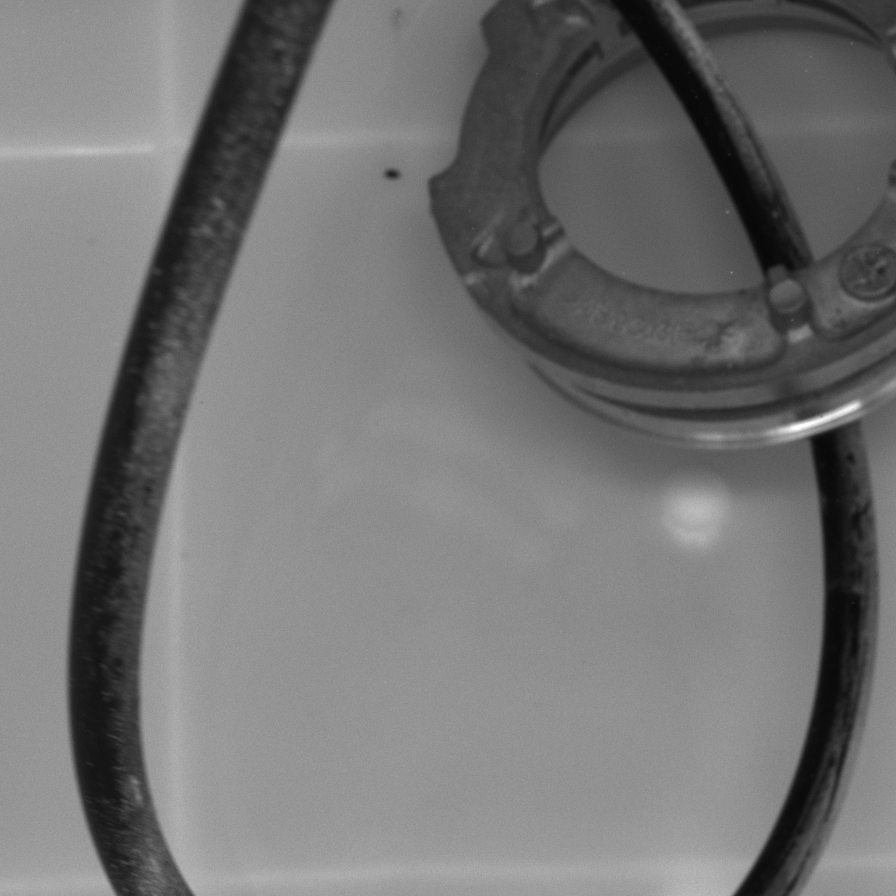
//> input picture opencv/basic/test1.bmp, 896 x 896 px
$ ./mix-seal2caffe test1.bmp   (built with g++ and OpenCV 4)
//> lines starting //> are read from the running program, lines starting //| are printed output that depends on the picture
### opencv/basic/mycode.hpp
#ifndef MY_CODE_HPP__
#define MY_CODE_HPP__

#include "opencv2/opencv.hpp"
#include <opencv2/highgui.hpp>
#include <opencv2/imgproc.hpp>

using namespace std;
using namespace cv;

void Copy(const float* data_src, Mat& img_dst);
void Copy(const Mat& img_src, float* data_dst);
void Copy(const uchar * data_src, Mat& img_dst);
void Copy(const Mat& img_src, uchar* data_dst);
void Copy(const Mat& src, Mat& dst, const Mat& mask, int offsetx, int offsety);
double CosineSimilarity(Mat mVec1, Mat  mVec2);

#endif

### opencv/basic/mix-seal2caffe.cpp
#include "mycode.hpp"

int main(int argc, char **argv)
{
	Mat src = imread(argv[1], IMREAD_COLOR);
//> src is the input picture: 896 rows x 896 cols, CV_8UC3; min 7, max 255, mean 116
	if( !src.data ) { cout << "read img error" << endl; return -1; }
	imshow("原始图片", src);

	//从源图的中心点进行旋转,然后得到外接矩形图像
	Point2f center;
	center.x = src.cols/2;
//> center = Point(448, 0)
	center.y = src.rows/2;
//> center = Point(448, 448)

	//旋转角度随机
	RNG rngAngle((unsigned)time(NULL));
	int angle = rngAngle.uniform(0, 360);

	//旋转矩形的大小
	Size2f size;
	size.width = src.cols;
//> size = Size(896, 0)
	size.height = src.rows;
//> size = Size(896, 896)

	//得到旋转矩形brect
	RotatedRect brect = RotatedRect(center, size, angle);

	//得到旋转矩形的外接矩形
	Rect box = brect.boundingRect();
//> box = Rect(-107, -107, 1111, 1111)

	//进行图片仿射,仿射的中心点为源图片的中心，角度与旋转角度一样，大小与旋转矩形的外接矩形一致，即或者外接矩形区域的图片
	Scalar border = CV_RGB(128, 128, 128);
	Mat img2;
	Mat rot = getRotationMatrix2D(center, angle, 1.0);

	//旋转后的外接矩形大小与原始图片大小不一致，调整rot参数以使得新的图片完全包含了源图片所有像素
	rot.at<double>(0,2) += box.width/2.0 - center.x;
	rot.at<double>(1,2) += box.height/2.0 - center.y;
	warpAffine(src, img2, rot, box.size(), INTER_LINEAR, 0, border);
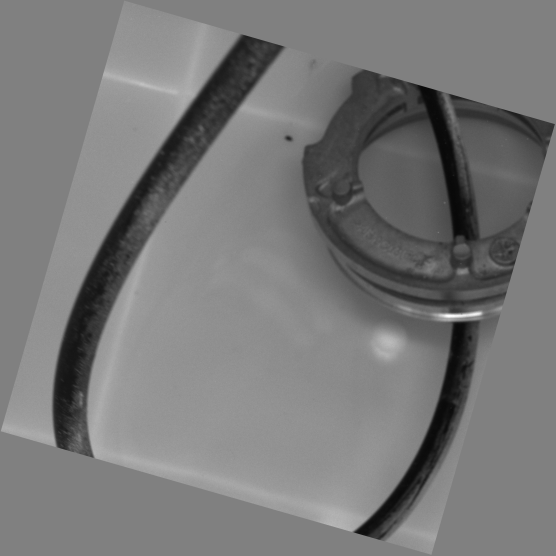
//> img2: 1111 rows x 1111 cols, CV_8UC3 (shown at 1/2 size); min 7, max 255, mean 120.2

	imshow("按照外接矩形的角度及尺寸进行仿射后的效果图", img2);

	//img3
	//?????????????????????????
	Mat img3 = Mat::zeros(img2.size(), CV_8UC1);
	double rgb[3] = {0.0};
                for (int y=0; y<img2.rows; y++)
                        for (int x=0; x<img2.cols; x++)
                        {
                                uchar b = img2.at<Vec3b>(y, x)[0];
                                uchar g = img2.at<Vec3b>(y, x)[1];
                                uchar r = img2.at<Vec3b>(y, x)[2];
                                rgb[0] = rgb[0] + r;
                                rgb[1] = rgb[1] + g;
                                rgb[2] = rgb[2] + b;

                                if (r>((g + b)/2)) img3.at<uchar>(y, x) = r - (g + b)/2;
                        }
//> img3: 1111 rows x 1111 cols, CV_8UC1; every value is 0
//> after the loop, rgb = [148353502, 148353502, 148353502]
                rgb[0] = rgb[0] / img2.total();
//> rgb = [120.2, 148353502, 148353502]
                rgb[1] = rgb[1] / img2.total();
//> rgb = [120.2, 120.2, 148353502]
                rgb[2] = rgb[2] / img2.total();
//> rgb = [120.2, 120.2, 120.2]

	imshow("经过神秘更改后的img3", img3);

	//img4 -- 将img3进行二值化得到img4
	Mat img4;
	threshold(img3, img4,  0, 255, CV_THRESH_OTSU | CV_THRESH_BINARY);
	imshow("对img3进行二值化后得到的img4", img4);

	//将二值化的img4进行4次膨胀得到新的img4
	Mat element = getStructuringElement(MORPH_RECT, Size(15, 15));
        dilate(img4, img3, element);
        dilate(img3, img4, element);
        dilate(img4, img3, element);
        dilate(img3, img4, element);

	imshow("进行了4次膨胀后的img4", img4);

	//查找灰色图img3的所有轮廓
	vector<vector<Point>> contours;
	vector<Vec4i> hierarchy;
	findContours(img3, contours, hierarchy, CV_RETR_CCOMP, CV_CHAIN_APPROX_SIMPLE);
//> contours = 0 contours
	//查找面积最大的轮廓
	int max_index;
	double max_area = 0.0;
	for( int i = 0; i < contours.size(); i++)
	{
		double area = contourArea(contours[i]);
		if(area > max_area)
		{
			max_area = area;
			max_index = i;
		}
	}
//> after the loop, max_area = 0; max_index = 0
	//获取最大轮廓的外接矩形
//> (the run ends here: the program crashes, at `Rect box2 = boundingRect(contours[max_index]);`)
